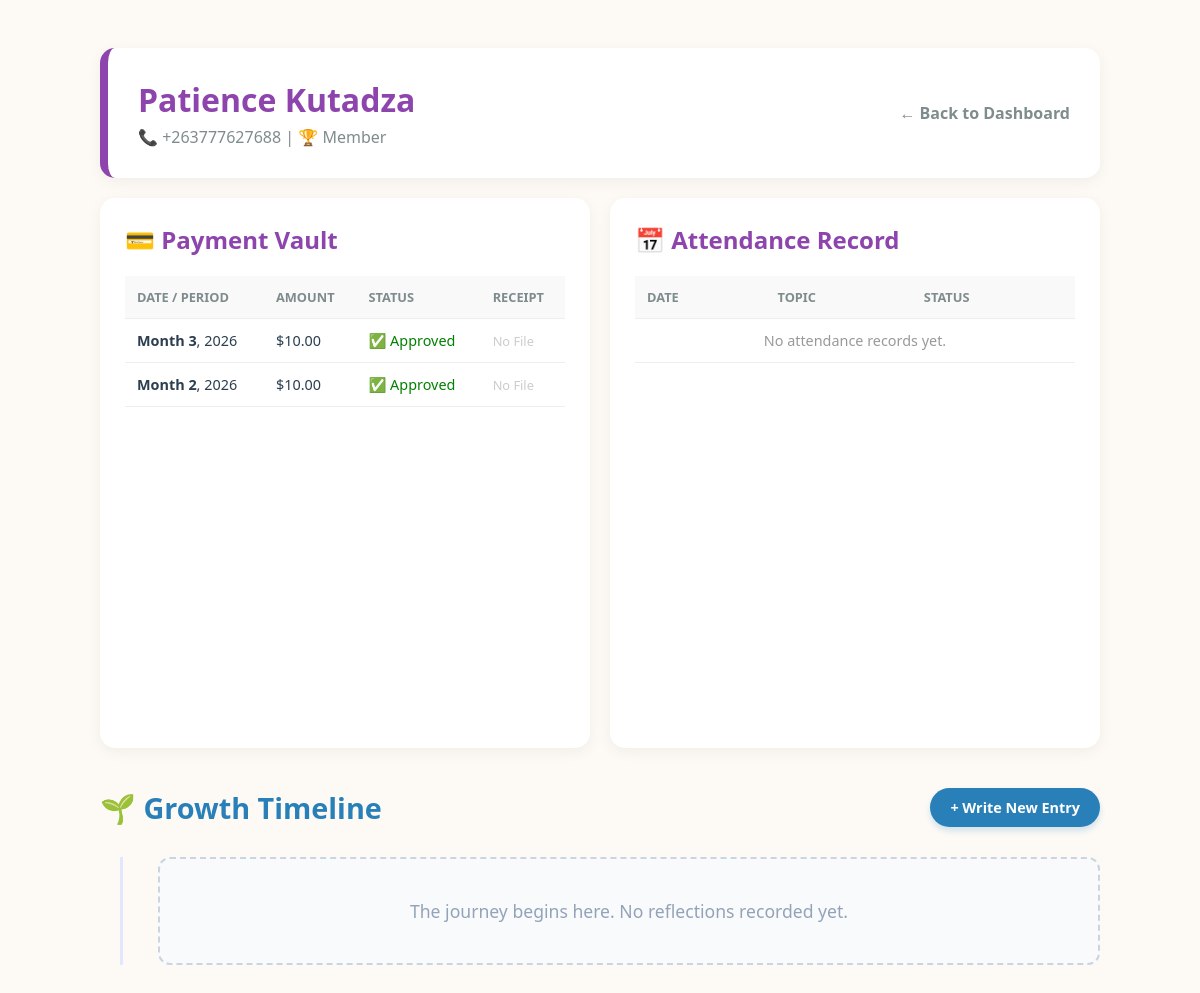
The app's page /member/6/ with its own data.
### tracker/models.py (models this page shows, shortened)
class Member(models.Model):
    ROLE_CHOICES = [
        ("admin", "Admin"),
        ("member", "Member"),
    ]
    group = models.ForeignKey(
        Group, on_delete=models.CASCADE, related_name="members", null=True
    )
    is_exempt_from_paying = models.BooleanField(
        default=False,
        help_text="Check this for supervisors like Sis Trudy so they don't show as owing money.",
    )
    date_of_birth = models.DateField(blank=True, null=True)
    first_name = models.CharField(max_length=50)
    last_name = models.CharField(max_length=50)
    is_student = models.BooleanField(default=True, help_text="Uncheck this for Supervisors/Facilitators")
    phone_number = models.CharField(
        max_length=20, unique=True, help_text="WhatsApp number format: +263..."
    )
    role = models.CharField(max_length=10, choices=ROLE_CHOICES, default="member")
    is_active = models.BooleanField(default=True)

class Payment(models.Model):
    STATUS_CHOICES = [
        ("pending", "Pending"),
        ("approved", "Approved"),
        ("rejected", "Rejected"),
    ]
    MONTH_CHOICES = [
        (1, "January"),
        (2, "February"),
        (3, "March"),
        (4, "April"),
        (5, "May"),
        (6, "June"),
        (7, "July"),
        (8, "August"),
        (9, "September"),
        (10, "October"),
        (11, "November"),
        (12, "December"),
    ]
    METHOD_CHOICES = [
        ("bank", "Bank Transfer"),
        ("ecocash", "EcoCash"),
        ("physical", "Physical Cash / Receipt"),
    ]
    member = models.ForeignKey(
        "Member", on_delete=models.CASCADE, related_name="payments"
    )
    amount = models.DecimalField(max_digits=5, decimal_places=2, default=10.00)
    month = models.IntegerField(choices=MONTH_CHOICES)
    year = models.IntegerField(default=timezone.now().year)
    payment_method = models.CharField(
        max_length=15, choices=METHOD_CHOICES, default="bank"
    )
    receipt_image = models.ImageField(upload_to="receipts/%Y/%m/")
    status = models.CharField(max_length=10, choices=STATUS_CHOICES, default="pending")
    uploaded_at = models.DateTimeField(auto_now_add=True)
    admin_notes = models.CharField(max_length=255, blank=True, null=True)
    receipt_file = models.FileField(upload_to="receipts/", blank=True, null=True)
    class Meta:
        unique_together = ["member", "month", "year"]
        ordering = ["-uploaded_at"]
    receipt_hash = models.CharField(max_length=64, blank=True, null=True, unique=True)
    transaction_id = models.CharField(
        max_length=100,
        blank=True,
        null=True,
        help_text="Bank reference, EcoCash transaction ID, or receipt number",
    )

### tracker/views.py (the view)
# urls.py: path("member/<int:member_id>/", views.member_detail, name="member_detail"),
def member_detail(request, member_id):
    member = get_object_or_404(Member, id=member_id)
    attendances = Attendance.objects.filter(member=member).order_by("-meeting__date")
    payments = Payment.objects.filter(member=member).order_by("-year", "-month")
    reflections = (
        LessonReflection.objects.filter(member=member)
        .select_related("meeting__topic")
        .order_by("-meeting__date")
    )
    return render(
        request,
        "tracker/member_detail.html",
        {
            "member": member,
            "attendances": attendances,
            "payments": payments,
            "reflections": reflections,  # 👈 Make sure to pass it here!
        },
    )

### tracker/templates/tracker/member_detail.html (shortened to what this page needs)
<!DOCTYPE html>
<html lang="en">
<head>
</head>
<body>
<div class="profile-container">
    <div class="header-card">
        <div>
            <h1 style="margin: 0; color: var(--roots-purple);">{{ member.first_name }} {{ member.last_name }}</h1>
            <p style="margin: 5px 0 0 0; color: #7f8c8d;">📞 {{ member.phone_number }} | 🏆 {{ member.get_role_display|default:"Member" }}</p>
        </div>
        <a href="{% url 'dashboard' %}" style="text-decoration: none; color: #7f8c8d; font-weight: bold;">← Back to Dashboard</a>
    </div>
    <div class="grid-container">
        <div class="data-card">
            <h2 style="color: var(--roots-purple); margin-top: 0;">💳 Payment Vault</h2>
            <table>
                <thead>
                    <tr>
                        <th>Date / Period</th>
                        <th>Amount</th>
                        <th>Status</th>
                        <th>Receipt</th>
                    </tr>
                </thead>
                <tbody>
                    {% for payment in payments %}
                    <tr>
                        <td><strong>Month {{ payment.month }}</strong>, {{ payment.year }}</td>
                        <td>${{ payment.amount }}</td>
                        <td>
                            {% if payment.status == 'approved' %}
                                <span style="color: green;">✅ Approved</span>
                            {% else %}
                                <span style="color: orange;">⏳ Pending</span>
                            {% endif %}
                        </td>
                        <td>
                            {% if payment.receipt_file %}
                                <a href="{{ payment.receipt_file.url }}" target="_blank" class="receipt-btn">👁️ View</a>
                            {% else %}
                                <span style="color: #ccc; font-size: 0.8rem;">No File</span>
                            {% endif %}
                        </td>
                    </tr>
                    {% empty %}
                    <tr><td colspan="4" style="text-align: center; color: #999;">No payments recorded yet.</td></tr>
                    {% endfor %}
                </tbody>
            </table>
        </div>
        <div class="data-card">
            <h2 style="color: var(--roots-purple); margin-top: 0;">📅 Attendance Record</h2>
            <table>
                <thead>
                    <tr>
                        <th>Date</th>
                        <th>Topic</th>
                        <th>Status</th>
                    </tr>
                </thead>
                <tbody>
                    {% for record in attendances %}
                    <tr>
                        <td>{{ record.meeting.date|date:"M d, Y" }}</td>
                        <td>{{ record.meeting.topic.title|default:"No Topic" }}</td>
                        <td>
                            {% if record.mode == 'absent' %}
                                <span style="color: red; font-weight: bold;">Absent</span>
                            {% else %}
                                <span style="color: green;">{{ record.get_mode_display }}</span>
                            {% endif %}
                        </td>
                    </tr>
                    {% empty %}
                    <tr><td colspan="3" style="text-align: center; color: #999;">No attendance records yet.</td></tr>
                    {% endfor %}
                </tbody>
            </table>
        </div>
    </div>
<div style="margin-top: 40px;">
        <div style="display: flex; justify-content: space-between; align-items: center; margin-bottom: 30px;">
            <h2 style="color: #2980b9; margin: 0; font-size: 1.8rem;">🌱 Growth Timeline</h2>
            <a href="{% url 'write_reflection' member.id %}" class="receipt-btn" style="background: #2980b9; color: white; padding: 10px 20px; border-radius: 25px; font-size: 0.9rem; border: none; box-shadow: 0 4px 6px rgba(41, 128, 185, 0.2);">
                + Write New Entry
            </a>
        </div>
        <div style="border-left: 3px solid #e0e7ff; margin-left: 20px; padding-left: 35px; position: relative;">
            {% for ref in reflections %}
            <div style="background: white; border: 1px solid #e2e8f0; border-radius: 12px; padding: 25px; margin-bottom: 30px; box-shadow: 0 4px 15px rgba(0,0,0,0.03); position: relative;">
                <div style="position: absolute; left: -53px; top: 25px; background: white; border: 4px solid #2980b9; border-radius: 50%; width: 24px; height: 24px; display: flex; align-items: center; justify-content: center; box-shadow: 0 0 0 4px #fdfaf6;"></div>
                <div style="display: flex; justify-content: space-between; align-items: center; border-bottom: 2px dashed #f1f5f9; padding-bottom: 15px; margin-bottom: 20px;">
                    <h4 style="margin: 0; color: var(--roots-purple); font-size: 1.3rem;">
                        {{ ref.meeting.topic.title|default:"No Topic" }}
                    </h4>
                    <span style="background: #f8fafc; color: #64748b; padding: 6px 14px; border-radius: 20px; font-size: 0.85rem; font-weight: bold; border: 1px solid #e2e8f0;">
                        📅 {{ ref.meeting.date|date:"M d, Y" }}
                    </span>
                </div>
                <div style="font-size: 1.05rem; line-height: 1.8; color: #334155; font-family: 'Georgia', serif;">
                    {{ ref.my_answers|linebreaks }}
                </div>
            </div>
            {% empty %}
            <div style="background: #f8fafc; border-radius: 12px; padding: 40px; text-align: center; color: #94a3b8; border: 2px dashed #cbd5e1;">
                <p style="margin: 0; font-size: 1.1rem;">The journey begins here. No reflections recorded yet.</p>
            </div>
            {% endfor %}
        </div>
    </div>
</div>
</body>
</html>

### tracker/templates/tracker/member_detail.html (style rules this page uses)
:root { --roots-purple: #8e44ad; --roots-bg: #fdfaf6; --text-dark: #2c3e50; }
body { background: var(--roots-bg); font-family: 'Segoe UI', sans-serif; padding: 20px; color: var(--text-dark); }
.profile-container { max-width: 1000px; margin: 20px auto; }
.header-card { background: white; padding: 30px; border-radius: 15px; box-shadow: 0 4px 15px rgba(0,0,0,0.05); margin-bottom: 20px; border-left: 8px solid var(--roots-purple); display: flex; justify-content: space-between; align-items: center; }
.grid-container { display: grid; grid-template-columns: 1fr 1fr; gap: 20px; }
.data-card { background: white; padding: 25px; border-radius: 15px; box-shadow: 0 4px 15px rgba(0,0,0,0.05); height: 500px; overflow-y: auto; }
table { width: 100%; border-collapse: collapse; margin-top: 15px; }
th, td { padding: 12px; text-align: left; border-bottom: 1px solid #eee; font-size: 0.9rem; }
th { color: #7f8c8d; text-transform: uppercase; font-size: 0.8rem; background: #f9f9f9; position: sticky; top: 0; }
.receipt-btn { background: #e8f5e9; color: #2e7d32; padding: 5px 10px; border-radius: 5px; text-decoration: none; font-size: 0.8rem; font-weight: bold; border: 1px solid #c8e6c9; }

### records on screen
Member: first_name "Patience", last_name "Kutadza", phone_number "+263777627688", role "Member"
Payment: month "3", year "2026", amount "10.00", status "✅ Approved", shows "No File"
Payment: month "2", year "2026", amount "10.00", status "✅ Approved", shows "No File"
